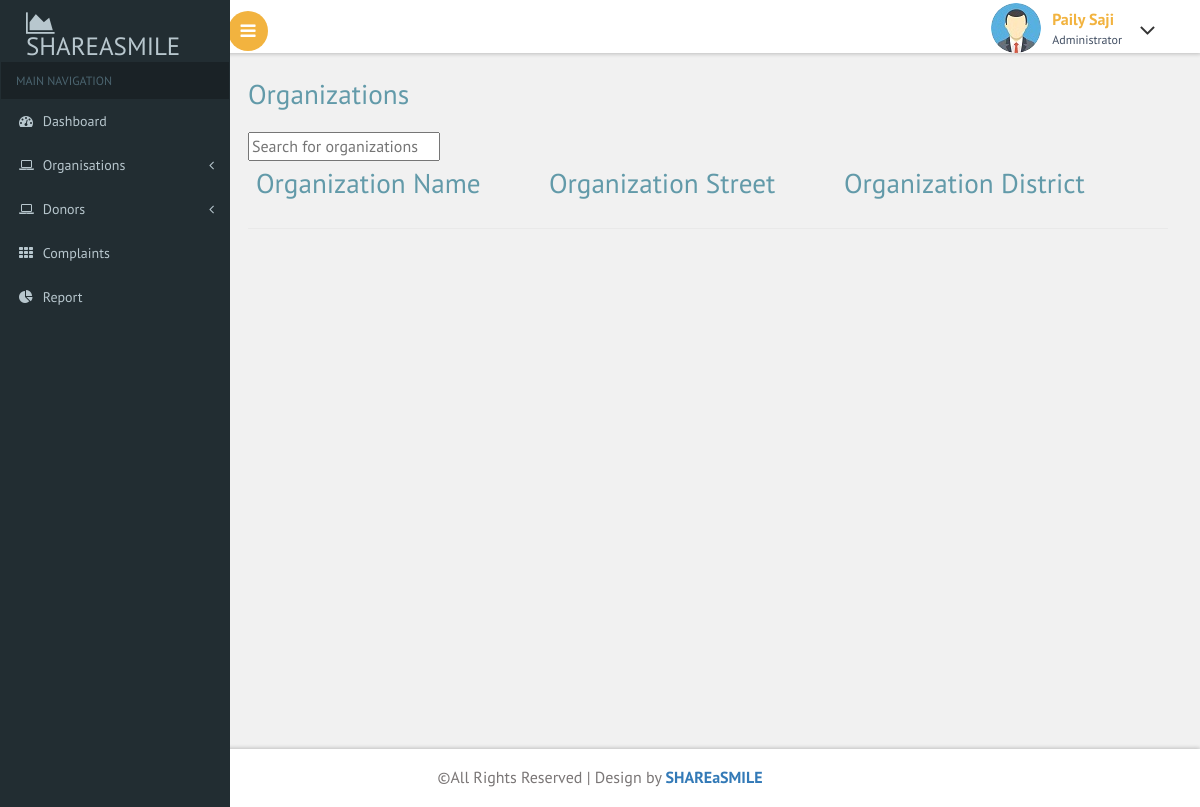
/admin/organizations.php, run on an earlier commit of the app's database.
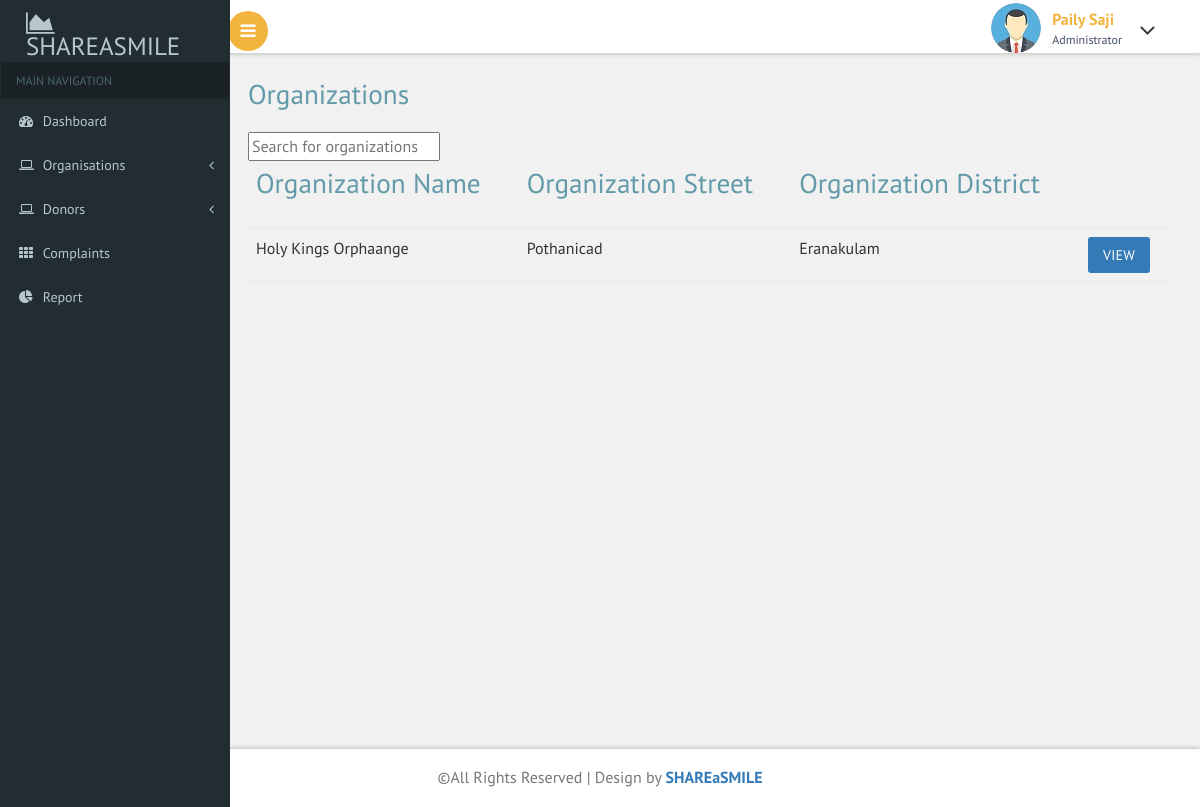
And on a later commit of the database.
### tables this page shows
CREATE TABLE `registration_organisation` (
  `full_name` varchar(100) NOT NULL,
  `email` varchar(100) NOT NULL,
  `phone` varchar(20) NOT NULL,
  `street` varchar(100) NOT NULL,
  `district` varchar(100) NOT NULL,
  `pincode` varchar(10) NOT NULL,
  `organisation_id` int(11) NOT NULL,
  `organisation_name` varchar(100) NOT NULL,
  `organisation_email` varchar(100) NOT NULL,
  `organisation_phone` varchar(20) NOT NULL,
  `organisation_street` varchar(100) NOT NULL,
  `organistion_district` varchar(100) NOT NULL,
  `organisation_pincode` varchar(10) NOT NULL,
  `organisation_licence_number` varchar(50) NOT NULL,
  `organisation_licence_file` varchar(200) NOT NULL,
  `verify_status` int(11) NOT NULL
);

### admin/organizations.php (the view, shortened to what this page needs)
<?php
include("header.php");
?>
<div id="page-wrapper">
    <div class="main-page">
        <h2 class="title1">Organizations</h2>
        <input type="text" id="searchInput" placeholder="Search for organizations">
        <table class="table table-hover">
            <thead>
                <th>
                    <h2 class="title1">Organization Name</h2>
                </th>
                <th>
                    <h2 class="title1">Organization Street</h2>
                </th>
                <th>
                    <h2 class="title1">Organization District</h2>
                </th>
                <th></th>
            </thead>
            <tbody>
                <?php
                require("connect.php");
                $sql = "SELECT * FROM registration_organisation WHERE verify_status=0";
                $res = mysqli_query($conn, $sql);
                if (mysqli_num_rows($res) > 0) {
                    while ($row = mysqli_fetch_assoc($res)) {
                        ?>
                        <tr class="organization-row">
                            <td><?php echo $row['organisation_name'] ?></td>
                            <td><?php echo $row['organisation_street'] ?></td>
                            <td><?php echo $row['organistion_district'] ?></td>
                            <td><a class="btn btn-primary" href="showdeatils.php?email=<?php echo $row['organisation_email']?>">View</a></td>
                        </tr>
                    <?php
                    }
                }
                ?>
            </tbody>
        </table>
    </div>
</div>
<?php
include("footer.php");
?>

What changed in the data, as far as the page shows it:
added registration_organisation: organisation_name "Holy Kings Orphaange", organisation_street "Pothanicad", organistion_district "Eranakulam"
